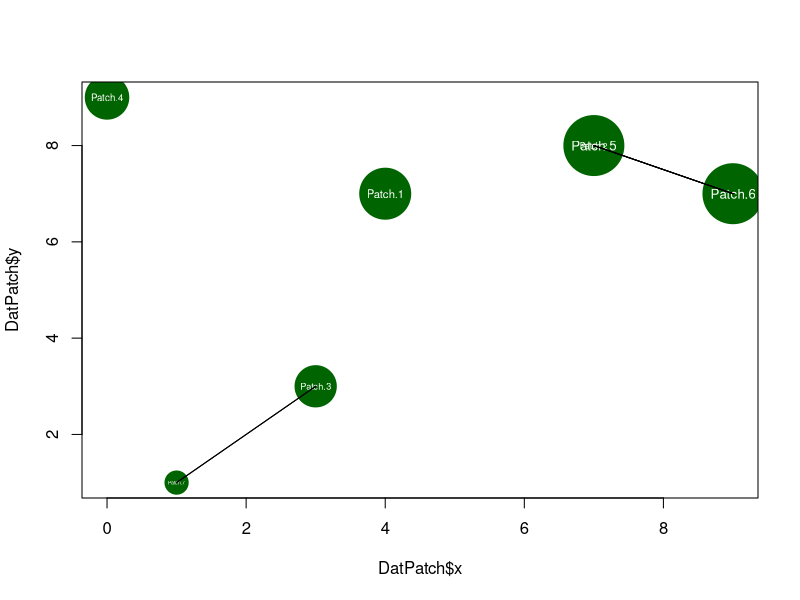

Reproduce this figure in R. (Note: this script raises an error after producing the figure.)
############################## Create the landscape ############################

# Create the landscape with random coordinates 
patch_name <- c("Patch.7", "Patch.6", "Patch.5", "Patch.3", "Patch.4", 
                "Patch.2", "Patch.1")
patch_size <- sample(30:100, 7, replace=TRUE)
patch_coord.x <- sample(0:10, 7, replace=TRUE)
patch_coord.y <- sample(0:10, 7, replace=TRUE)
n.patch <- length(patch_name)
DatPatch <- data.frame(name=patch_name, size=patch_size, x=patch_coord.x, 
                       y=patch_coord.y)

# distance matrix
dist_patch <- as.matrix(dist(DatPatch[, c("x", "y")]))
rownames(dist_patch) <- DatPatch$name
colnames(dist_patch) <- DatPatch$name


plot(DatPatch$x, DatPatch$y, pch=19, cex=DatPatch$size/10, col="dark green")

# Print the patch names on the plot
text(DatPatch$x, DatPatch$y, labels=DatPatch$name, col="white",
     cex=DatPatch$size/100)

# add lines between patches less than 2.4 units away
for(i in 1:n.patch) {
  for(j in 1:n.patch) {
    if(dist_patch[i,j] < 3) {
      segments(DatPatch[i,"x"], DatPatch[i,"y"], DatPatch[j,"x"], 
               DatPatch[j,"y"], col="black", lwd = 1)
    }
  }
}

############################# Local Dynamics stage #############################

### Create a list of data frames, with each data frame representing a patch
patch_data <- vector(mode = "list", length = n.patch) # initialize the list
for (i in 1:n.patch) {
  ## Set patch parameters
  patch_data[[i]] <- data.frame(
    N = 500, #Initial starting population size for host
    P = 50, # Initial starting population size for parasitoid
    Q = 5, # Initial starting population size for hyperparasitoid
    LAMh = (DatPatch$size[i] / 5.6), # Spatial dependent Growth rate of host 
    k1 = 0.25, # Degree of clumping for parasitoid attacks
    k2 = 1, # Degree of clumping for hyperparasitoid attacks
    kh = (5.6 * DatPatch$size[[i]]), # Host carrying capacity 
    Ap = 0.6, # Attack rate of parasitoid 
    Aq = 0.4, # Attack rate of hyperparasitoid 
    cp = 1, # Conversion efficiency of parasitoid 
    cq = 0.23, # Conversion efficiency of hyperparasitoid 
    noise = rnorm(1, mean = 1, sd = 0.2), # Stochastic noise term 
    Mu = 0.0001,
    ## Include patch size and connectivity for later 
    conn = length(DatPatch$name[which(dist_patch[[i]] < 3)]), # No. of neighbors
    size = DatPatch$size[[i]])
}

### Define a function to update N, P, and Q
update_N_P_Q <- function(N, P, Q, dist_patch, patch_data) {
  LAMh <- patch_data$LAMh
  Ap <- patch_data$Ap
  Aq <- patch_data$Aq
  cp <- patch_data$cp
  cq <- patch_data$cq
  k1 <- patch_data$k1
  k2 <- patch_data$k2
  kh <- patch_data$kh
  Mu <- patch_data$Mu
  noise <-patch_data$noise
  ## Calculate the new popualtions with local interactions 
  Host_dens_dep <- LAMh * exp((-N * exp(-Ap*P)) / kh)
  N_local <- Host_dens_dep * N * ((1 + ((Ap * P) / k1)) ^ - k1) * 
    ((1 + ((Aq * Q) / k2)) ^ - k2) * noise
  P_local <- cp * N * ((1 + ((Aq * Q) / k2)) ^ - k2) * 
    ((1 - ((1 + ((Ap * P) / k1)) ^ - k1))) * noise
  Q_local <- cq * N * ((1 - (1 + ((Aq * Q) / k2)) ^ - k2)) * noise
  
  ## Set a cap on the population size 
  N_local <- min(N_local, kh * noise)
  P_local <- min(P_local, kh * noise)
  Q_local <- min(Q_local, kh * noise)
  
  return(data.frame(N = N_local, P = P_local, Q = Q_local))
  
}

################################# Dispersal Stage ##############################

### Create a loop of for and if statements to model dispersal between patches 
for (i in 1:n.patch) {
  ## get the names of connected patches
  connected_patches <- DatPatch$name[which(dist_patch[i,] < 3)]
  
### if there are connected patches, then disperse some of the population
  if (length(connected_patches) > 0) {
    ## calculate the amount to disperse based on Mu
    N_disperse <- patch_data[[i]]$N * patch_data[[i]]$Mu
    P_disperse <- patch_data[[i]]$P * patch_data[[i]]$Mu
    Q_disperse <- patch_data[[i]]$Q * patch_data[[i]]$Mu
    
    ## randomly allocate some of the population to each connected patch
    N_dispersed <- sample(c(N_disperse, rep(0, length(connected_patches)-1)))
    P_dispersed <- sample(c(P_disperse, rep(0, length(connected_patches)-1)))
    Q_dispersed <- sample(c(Q_disperse, rep(0, length(connected_patches)-1)))
    total_dispersed <- N_dispersed + P_dispersed + Q_dispersed
    proportion_dispersed <- total_dispersed / sum(total_dispersed)
    
    ## update the population of each connected patch
    for (j in 1:length(connected_patches)) {
      patch_data[[which(DatPatch$name == connected_patches[j])]]$N <- 
        patch_data[[which(DatPatch$name == connected_patches[j])]]$N 
      + N_dispersed[j] * proportion_dispersed[j]
      patch_data[[which(DatPatch$name == connected_patches[j])]]$P <- 
        patch_data[[which(DatPatch$name == connected_patches[j])]]$P 
      + P_dispersed[j] * proportion_dispersed[j]
      patch_data[[which(DatPatch$name == connected_patches[j])]]$Q <- 
        patch_data[[which(DatPatch$name == connected_patches[j])]]$Q 
      + Q_dispersed[j] * proportion_dispersed[j]
    }
    
    ## subtract the amount dispersed from the current patch
    patch_data[[i]]$N <- patch_data[[i]]$N - N_disperse
    patch_data[[i]]$P <- patch_data[[i]]$P - P_disperse
    patch_data[[i]]$Q <- patch_data[[i]]$Q - Q_disperse
  }
}

# Run the model for each patch
num_time_steps <- 100
for (i in 1:num_time_steps) {
  for (j in 1:n.patch) {
    # Update the populations of the current patch
    N_P_Q <- update_N_P_Q(patch_data[[j]]$N, patch_data[[j]]$P, 
                          patch_data[[j]]$Q, dist_patch, patch_data[[j]])
    patch_data[[j]][c("N", "P", "Q")] <- N_P_Q
    print(paste("Patch", DatPatch$name[j], "N =", round(N_P_Q$N), "; P =", 
                round(N_P_Q$P), "; Q =", round(N_P_Q$Q)))
  }
}


## Create an empty table for the parameter variables 
Results <- data.frame(Time_Step = t,
                      Patch_Name = patch_data$name[[i]],
                      Patch_size = patch_data[[i]],
                      Connectivity = patch_data[[i]]$conn,
                      Dispersal = patch_data[[i]]$Mu,
                      N_Abundance = patch_data[[i]]$N,
                      P_Abundance = patch_data[[i]]$P,
                      Q_Abundance = patch_data[[i]]$Q,
                      stringsAsFactors = FALSE)

